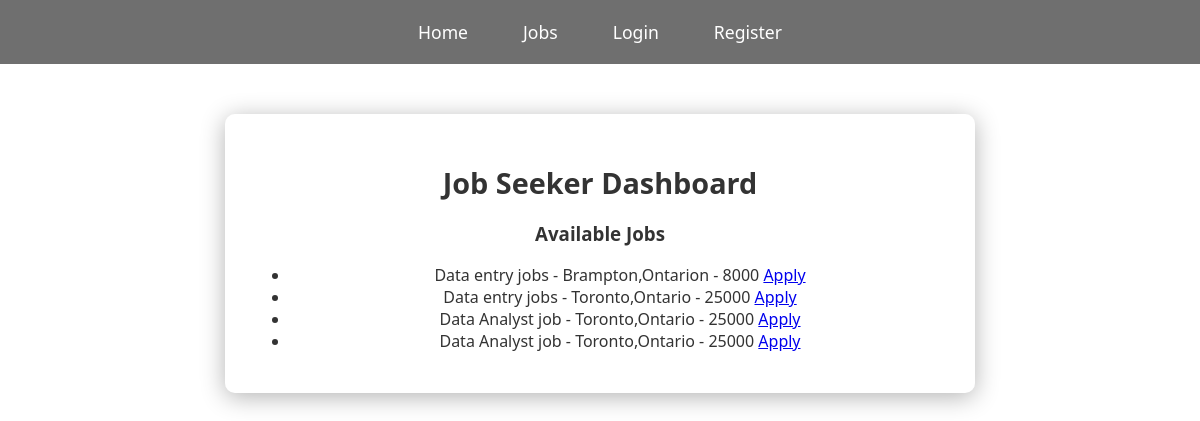
/dashboard_job_seeker.php, run on the app's committed database.
### tables this page shows
CREATE TABLE `jobs` (
  `id` int(11) NOT NULL,
  `employer_id` int(11) NOT NULL,
  `title` varchar(255) NOT NULL,
  `description` text NOT NULL,
  `category` varchar(100) DEFAULT NULL,
  `location` varchar(255) DEFAULT NULL,
  `salary` varchar(50) DEFAULT NULL,
  `created_at` timestamp NOT NULL DEFAULT current_timestamp()
);

### includes/job_listings.php (the view)
<?php
include $_SERVER['DOCUMENT_ROOT'] . '/Workly/db_connect.php';
$sql = "SELECT id, title, location, salary FROM jobs ORDER BY created_at DESC";
$result = $conn->query($sql);
if ($result->num_rows > 0) {
    echo "<ul>";
    while ($row = $result->fetch_assoc()) {
        echo "<li>{$row['title']} - {$row['location']} - {$row['salary']}
            <a href='apply.php?job_id={$row['id']}'>Apply</a></li>";
    }
    echo "</ul>";
} else {
    echo "<p>No jobs available.</p>";
}
?>

### dashboard_job_seeker.php (shortened to what this page needs)
<!DOCTYPE html>
<html lang="en">
<head>
    <link rel="stylesheet" href="css/style.css">
</head>
<body>
    <?php include 'includes/header.php'; ?>
    <div class="container">
        <h2>Job Seeker Dashboard</h2>
        <h3>Available Jobs</h3>
        <?php include 'includes/job_listings.php'; ?>
    </div>
</body>
</html>

### includes/header.php (shortened to what this page needs)
<header>
    <nav>
        <ul>
            <li><a href="index.php">Home</a></li>
            <li><a href="jobs.php">Jobs</a></li>
            <?php if (isset($_SESSION['user_id'])): ?>
                <?php if ($_SESSION['role'] == 'employer'): ?>
                    <li><a href="dashboard_employer.php">Dashboard</a></li>
                    <li><a href="track_applications.php">Applications</a></li>
                <?php else: ?>
                    <li><a href="dashboard_job_seeker.php">Dashboard</a></li>
                <?php endif; ?>
                <li><a href="logout.php">Logout</a></li>
            <?php else: ?>
                <li><a href="login.html">Login</a></li>
                <li><a href="register.php">Register</a></li>
            <?php endif; ?>
        </ul>
    </nav>
</header>

### css/style.css (style rules this page uses)
body { font-family: 'Segoe UI', Tahoma, Geneva, Verdana, sans-serif; background: url('https://blogs.reading.ac.uk/careers/files/2021/10/Corporate-job.png') no-repeat center center fixed; background-size: cover; margin: 0; padding: 0; text-align: center; transition: background-color 0.3s ease; color: #333; }
.container { max-width: 700px; margin: 50px auto; background: rgba(255, 255, 255, 0.3); padding: 25px; border-radius: 10px; box-shadow: 0 4px 25px rgba(0, 0, 0, 0.3); backdrop-filter: blur(8px); transition: transform 0.3s ease-in-out; }
h1, h2 { color: #333; font-size: 1.8em; margin-bottom: 15px; transition: color 0.3s ease; }
nav ul { list-style: none; padding: 0; background-color: rgba(51, 51, 51, 0.7); margin: 0; display: flex; justify-content: center; gap: 15px; }
nav ul li { padding: 10px; }
nav ul li a { color: white; text-decoration: none; font-size: 1.1em; padding: 10px; display: inline-block; transition: background-color 0.3s ease, text-decoration 0.3s ease; }

### data on the page
jobs: title "Data entry jobs", location "Brampton,Ontarion", salary "8000"
jobs: title "Data entry jobs", location "Toronto,Ontario", salary "25000"
jobs: title "Data Analyst job", location "Toronto,Ontario", salary "25000"
jobs: title "Data Analyst job", location "Toronto,Ontario", salary "25000"
